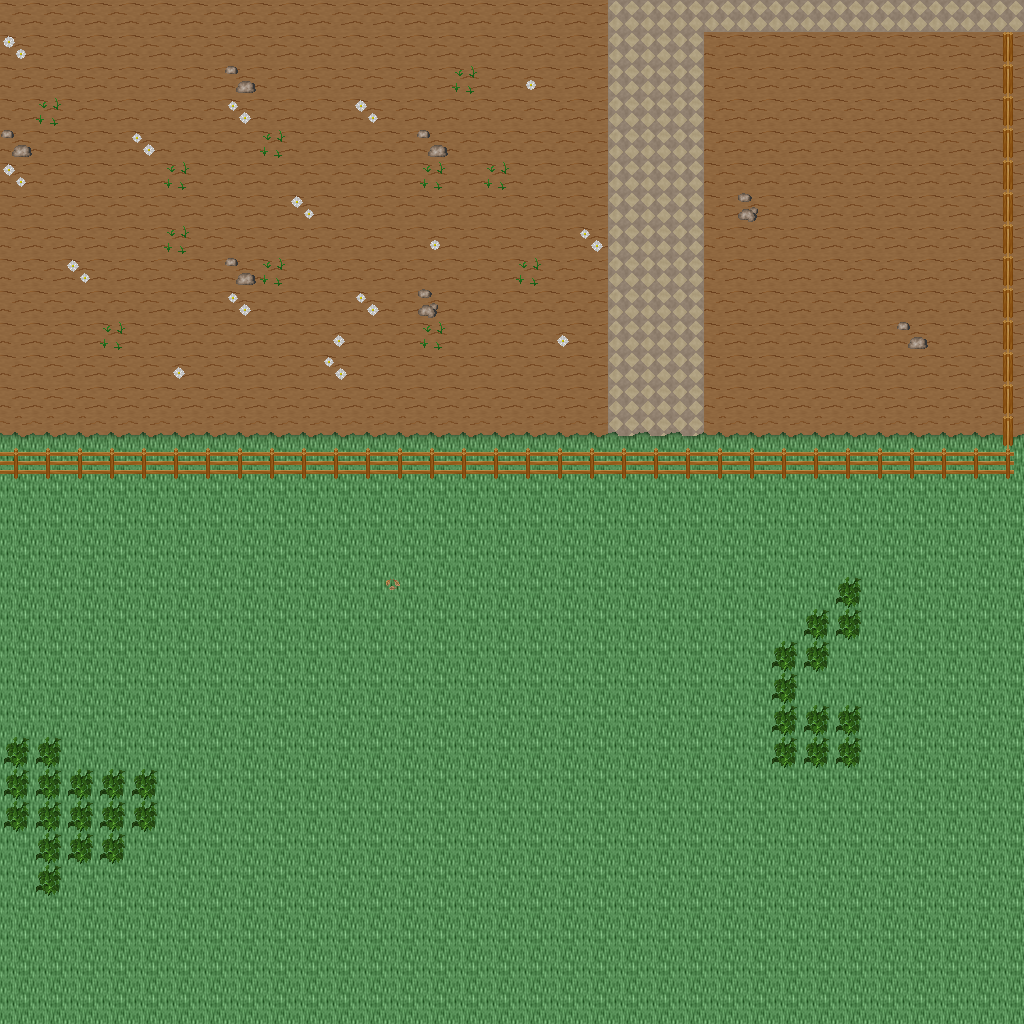

Below is a game level as drawn by its tile map, then a one-line description and the .tmx that defines it (tile-layer data replaced by summaries):
An orthogonal 32x32 tile map with 32x32 px tiles, 5 tile layers (Ground, Objects, Objects2, Above, ...), 1 hidden layer not drawn, 38 tilesets.

<map version="1.10" tiledversion="1.11.0" orientation="orthogonal" renderorder="right-down" width="32" height="32" tilewidth="32" tileheight="32" infinite="0" nextlayerid="11" nextobjectid="1">
 <tileset firstgid="1" name="ground_ground" tilewidth="32" tileheight="32" tilecount="33" columns="3">
  <image source="../drawable/ground_ground.png" width="96" height="352" />
 </tileset>
 <tileset firstgid="34" name="ground_brown_paving" tilewidth="32" tileheight="32" tilecount="2" columns="2">
  <image source="../drawable/ground_brown_paving.png" width="64" height="32" />
 </tileset>
 <tileset firstgid="36" name="plant_leaves" tilewidth="32" tileheight="32" tilecount="8" columns="4">
  <image source="../drawable/plant_leaves.png" width="128" height="64" />
 </tileset>
 <tileset firstgid="44" name="plant_grasses" tilewidth="32" tileheight="32" tilecount="6" columns="3">
  <image source="../drawable/plant_grasses.png" width="96" height="64" />
 </tileset>
 <tileset firstgid="50" name="plant_flower_daisy_white" tilewidth="32" tileheight="32" tilecount="8" columns="2">
  <image source="../drawable/plant_flower_daisy_white.png" width="64" height="128" />
 </tileset>
 <tileset firstgid="58" name="ground_grass_edges" tilewidth="32" tileheight="32" tilecount="36" columns="12">
  <image source="../drawable/ground_grass_edges.png" width="384" height="96" />
 </tileset>
 <tileset firstgid="94" name="building_wall_wall_brown" tilewidth="32" tileheight="32" tilecount="12" columns="3">
  <image source="../drawable/building_wall_wall_brown.png" width="96" height="128" />
 </tileset>
 <tileset firstgid="106" name="ground_square_patch" tilewidth="32" tileheight="32" tilecount="9" columns="3">
  <image source="../drawable/ground_square_patch.png" width="96" height="96" />
 </tileset>
 <tileset firstgid="115" name="plant_flower_daisy_red" tilewidth="32" tileheight="32" tilecount="8" columns="2">
  <image source="../drawable/plant_flower_daisy_red.png" width="64" height="128" />
 </tileset>
 <tileset firstgid="123" name="plant_bush_bushes" tilewidth="32" tileheight="32" tilecount="10" columns="5">
  <image source="../drawable/plant_bush_bushes.png" width="160" height="64" />
 </tileset>
 <tileset firstgid="133" name="building_fence_fence_chunky" tilewidth="32" tileheight="32" tilecount="21" columns="3">
  <image source="../drawable/building_fence_fence_chunky.png" width="96" height="224" />
 </tileset>
 <tileset firstgid="154" name="plant_tree_tree_darkgreen" tilewidth="32" tileheight="32" tilecount="88" columns="8">
  <image source="../drawable/plant_tree_tree_darkgreen.png" width="256" height="352" />
 </tileset>
 <tileset firstgid="242" name="ground_rock_pebbles" tilewidth="32" tileheight="32" tilecount="3" columns="1">
  <image source="../drawable/ground_rock_pebbles.png" width="32" height="96" />
 </tileset>
 <tileset firstgid="245" name="building_door_door_n" tilewidth="32" tileheight="32" tilecount="6" columns="3">
  <image source="../drawable/building_door_door_n.png" width="96" height="64" />
 </tileset>
 <tileset firstgid="251" name="item_postbox_2" tilewidth="32" tileheight="32" tilecount="2" columns="1">
  <image source="../drawable/item_postbox_2.png" width="32" height="64" />
 </tileset>
 <tileset firstgid="253" name="building_decoration_banner" tilewidth="32" tileheight="32" tilecount="12" columns="1">
  <image source="../drawable/building_decoration_banner.png" width="32" height="384" />
 </tileset>
 <tileset firstgid="265" name="building_door_closed" tilewidth="32" tileheight="32" tilecount="1" columns="1">
  <image source="../drawable/building_door_closed.png" width="32" height="32" />
 </tileset>
 <tileset firstgid="266" name="building_window_window_right" tilewidth="32" tileheight="32" tilecount="2" columns="2">
  <image source="../drawable/building_window_window_right.png" width="64" height="32" />
 </tileset>
 <tileset firstgid="268" name="item_pot_barrel" tilewidth="32" tileheight="32" tilecount="2" columns="1">
  <image source="../drawable/item_pot_barrel.png" width="32" height="64" />
 </tileset>
 <tileset firstgid="270" name="building_window_window_long" tilewidth="32" tileheight="32" tilecount="3" columns="3">
  <image source="../drawable/building_window_window_long.png" width="96" height="32" />
 </tileset>
 <tileset firstgid="273" name="building_window_window_left" tilewidth="32" tileheight="32" tilecount="2" columns="2">
  <image source="../drawable/building_window_window_left.png" width="64" height="32" />
 </tileset>
 <tileset firstgid="275" name="building_roof_blue" tilewidth="32" tileheight="32" tilecount="20" columns="5">
  <image source="../drawable/building_roof_blue.png" width="160" height="128" />
 </tileset>
 <tileset firstgid="295" name="building_roof_red" tilewidth="32" tileheight="32" tilecount="20" columns="5">
  <image source="../drawable/building_roof_red.png" width="160" height="128" />
 </tileset>
 <tileset firstgid="315" name="building_wall_bricked_edges" tilewidth="32" tileheight="32" tilecount="25" columns="5">
  <image source="../drawable/building_wall_bricked_edges.png" width="160" height="160" />
 </tileset>
 <tileset firstgid="340" name="building_wall_earthen_3" tilewidth="32" tileheight="32" tilecount="28" columns="4">
  <image source="../drawable/building_wall_earthen_3.png" width="128" height="224" />
 </tileset>
 <tileset firstgid="368" name="building_decoration_chimney" tilewidth="32" tileheight="32" tilecount="2" columns="1">
  <image source="../drawable/building_decoration_chimney.png" width="32" height="64" />
 </tileset>
 <tileset firstgid="370" name="logic_creature_rodent" tilewidth="32" tileheight="32" tilecount="8" columns="8">
  <image source="../drawable/logic_creature_rodent.png" width="256" height="32" />
 </tileset>
 <tileset firstgid="378" name="logic_item_sheepfood" tilewidth="32" tileheight="32" tilecount="1" columns="1">
  <image source="../drawable/logic_item_sheepfood.png" width="32" height="32" />
 </tileset>
 <tileset firstgid="379" name="logic_item_vegetable" tilewidth="32" tileheight="32" tilecount="16" columns="8">
  <image source="../drawable/logic_item_vegetable.png" width="256" height="64" />
 </tileset>
 <tileset firstgid="395" name="logic_creature_gnome" tilewidth="32" tileheight="32" tilecount="6" columns="6">
  <image source="../drawable/logic_creature_gnome.png" width="192" height="32" />
 </tileset>
 <tileset firstgid="401" name="logic_item_corn" tilewidth="32" tileheight="32" tilecount="5" columns="5">
  <image source="../drawable/logic_item_corn.png" width="160" height="32" />
 </tileset>
 <tileset firstgid="406" name="logic_collision" tilewidth="32" tileheight="32" tilecount="1" columns="1">
  <image source="../drawable/logic_collision.png" width="32" height="32" />
 </tileset>
 <tileset firstgid="407" name="building_decoration_mill_sail" tilewidth="32" tileheight="32" tilecount="4" columns="2">
  <image source="../drawable/building_decoration_mill_sail.png" width="64" height="64" />
 </tileset>
 <tileset firstgid="411" name="ground_green_paving" tilewidth="32" tileheight="32" tilecount="18" columns="3">
  <image source="../drawable/ground_green_paving.png" width="96" height="192" />
 </tileset>
 <tileset firstgid="429" name="light_light_5x5" tilewidth="32" tileheight="32" tilecount="25" columns="5">
  <image source="../drawable/light_light_5x5.png" width="160" height="160" />
 </tileset>
 <tileset firstgid="454" name="furniture_light_small_oil_lamp" tilewidth="32" tileheight="32" tilecount="8" columns="2">
  <image source="../drawable/furniture_light_small_oil_lamp.png" width="64" height="128" />
 </tileset>
 <tileset firstgid="462" name="logic_creature_reptile" tilewidth="32" tileheight="32" tilecount="7" columns="7">
  <image source="../drawable/logic_creature_reptile.png" width="224" height="32" />
 </tileset>
 <tileset firstgid="469" name="logic_creature_fowl" tilewidth="32" tileheight="32" tilecount="6" columns="6">
  <image source="../drawable/logic_creature_fowl.png" width="192" height="32" />
 </tileset>
 <layer id="1" name="Ground" width="32" height="32">
  <data>[1024 cells, 1024 non-empty, 3 distinct tile ids]</data>
 </layer>
 <layer id="2" name="Objects" width="32" height="32">
  <data>[1024 cells, 400 non-empty, 4 distinct tile ids]</data>
 </layer>
 <layer id="3" name="Objects2" width="32" height="32">
  <data>[1024 cells, 107 non-empty, 12 distinct tile ids]</data>
 </layer>
 <layer id="4" name="Above" width="32" height="32">
  <data>[1024 cells, 0 non-empty, 0 distinct tile ids]</data>
 </layer>
 <layer id="5" name="Above2" width="32" height="32">
  <data>[1024 cells, 0 non-empty, 0 distinct tile ids]</data>
 </layer>
 <layer id="6" name="Walkable" width="32" height="32" visible="0">
  <data>[1024 cells, 73 non-empty, 1 distinct tile ids]</data>
 </layer>
 <objectgroup id="7" name="Mapevents" />
 <objectgroup id="8" name="Spawn" />
 <objectgroup id="9" name="Keys" />
 <objectgroup id="10" name="Replace" />
</map>
